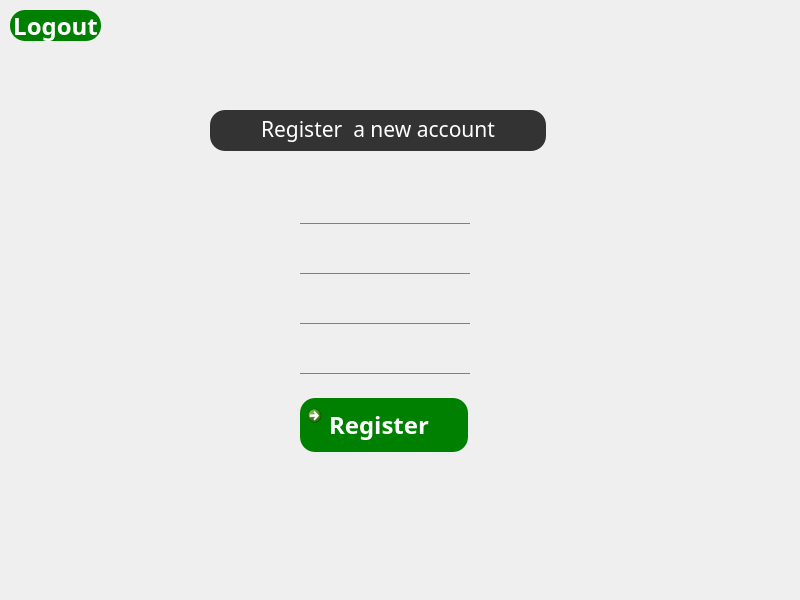
<?xml version="1.0" encoding="UTF-8"?>
<ui version="4.0">
 <class>RegistrationWindow</class>
 <widget class="QWidget" name="RegistrationWindow">
  <property name="geometry">
   <rect>
    <x>0</x>
    <y>0</y>
    <width>800</width>
    <height>600</height>
   </rect>
  </property>
  <property name="windowTitle">
   <string>Form</string>
  </property>
  <property name="styleSheet">
   <string notr="true">*{
	font-family:century gothic;
}

QFrame
{
	font-family:century gothic;
	font-size:24px;
	font:bold;
	background:#333;
	border-radius:15px;
}
QPushButton
{
	color:white;
	font:bold;
	font-size:24px;
	background:green;
	border-radius:15px;
}
QToolButton
{
	background:green;
	border-radius:60px;
}
QLabel
{
	color:white;
}
QLineEdit
{
	background:transparent;
	border:none;
	border-bottom: 1px solid grey;
	color:grey;
	font-size: 16px;
}
QTextEdit
{
	color:white;
}</string>
  </property>
  <widget class="QWidget" name="verticalLayoutWidget">
   <property name="geometry">
    <rect>
     <x>300</x>
     <y>180</y>
     <width>170</width>
     <height>291</height>
    </rect>
   </property>
   <layout class="QVBoxLayout" name="verticalLayout">
    <item>
     <widget class="QLineEdit" name="LEemail">
      <property name="text">
       <string/>
      </property>
     </widget>
    </item>
    <item>
     <widget class="QLineEdit" name="LEusername"/>
    </item>
    <item>
     <widget class="QLineEdit" name="LEpassword"/>
    </item>
    <item>
     <widget class="QLineEdit" name="LEconfirmPW"/>
    </item>
    <item>
     <widget class="QCommandLinkButton" name="CLBregister">
      <property name="sizePolicy">
       <sizepolicy hsizetype="Fixed" vsizetype="Fixed">
        <horstretch>0</horstretch>
        <verstretch>0</verstretch>
       </sizepolicy>
      </property>
      <property name="text">
       <string>Register</string>
      </property>
     </widget>
    </item>
   </layout>
  </widget>
  <widget class="QTextEdit" name="TEnewAccount">
   <property name="enabled">
    <bool>false</bool>
   </property>
   <property name="geometry">
    <rect>
     <x>210</x>
     <y>110</y>
     <width>336</width>
     <height>41</height>
    </rect>
   </property>
   <property name="html">
    <string>&lt;!DOCTYPE HTML PUBLIC &quot;-//W3C//DTD HTML 4.0//EN&quot; &quot;http://www.w3.org/TR/REC-html40/strict.dtd&quot;&gt;
&lt;html&gt;&lt;head&gt;&lt;meta name=&quot;qrichtext&quot; content=&quot;1&quot; /&gt;&lt;meta charset=&quot;utf-8&quot; /&gt;&lt;style type=&quot;text/css&quot;&gt;
p, li { white-space: pre-wrap; }
hr { height: 1px; border-width: 0; }
li.unchecked::marker { content: &quot;\2610&quot;; }
li.checked::marker { content: &quot;\2612&quot;; }
&lt;/style&gt;&lt;/head&gt;&lt;body style=&quot; font-family:'century gothic'; font-size:24px; font-weight:700; font-style:normal;&quot;&gt;
&lt;p align=&quot;center&quot; style=&quot; margin-top:0px; margin-bottom:0px; margin-left:0px; margin-right:0px; -qt-block-indent:0; text-indent:0px;&quot;&gt;&lt;span style=&quot; font-family:'Segoe UI'; font-size:16pt; font-weight:400;&quot;&gt;Register  a new account&lt;/span&gt;&lt;/p&gt;&lt;/body&gt;&lt;/html&gt;</string>
   </property>
  </widget>
  <widget class="QPushButton" name="PBlogout">
   <property name="geometry">
    <rect>
     <x>10</x>
     <y>10</y>
     <width>91</width>
     <height>31</height>
    </rect>
   </property>
   <property name="text">
    <string>Logout</string>
   </property>
  </widget>
 </widget>
 <resources/>
 <connections/>
</ui>
